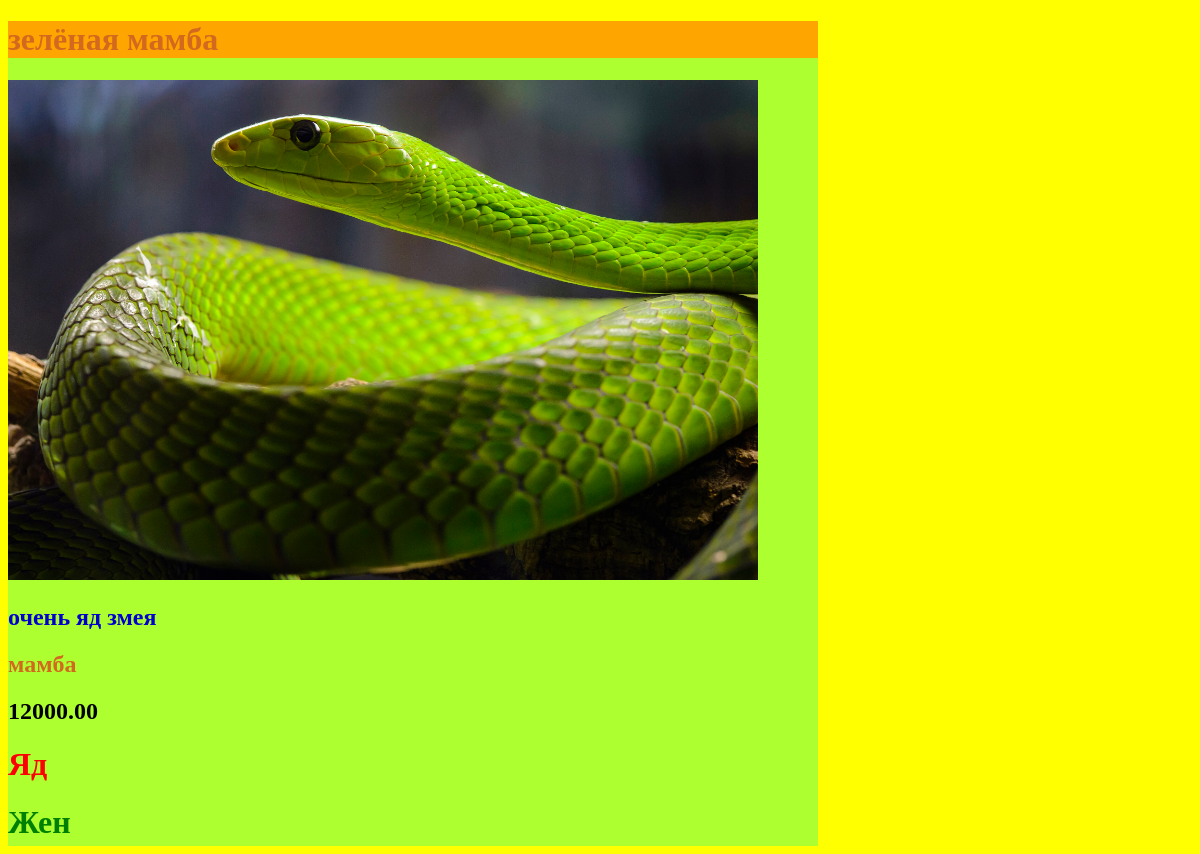
The app's page /one/2/ with its own data.
### catalog/models.py (models this page shows, shortened)
class Snake(models.Model):
    name = models.CharField(max_length=30, verbose_name='Название')
    species = models.CharField(max_length=30, verbose_name='Вид')
    cost = models.DecimalField(max_digits=7, decimal_places=2, default=0)
    description = models.TextField(verbose_name='Описание')
    image = models.ImageField(upload_to='media/', verbose_name='Фото')
    birthdate = models.DateTimeField(verbose_name='Возраст')
    poison = models.CharField(choices=poison, verbose_name='Ядовитость')
    gender = models.CharField(choices=genders, verbose_name='Пол')
    created = models.DateTimeField(auto_now_add=True, verbose_name='Создано')
    updated = models.DateTimeField(auto_now=True, verbose_name='Обновлено')
    class Meta:
        ordering = ['-created']

### catalog/views.py (the view)
# urls.py: path('one/<int:id>/', views.return_one_snake, name='return_one_snake'),
def return_one_snake(request, id):
    snake = Snake.objects.get(id=id)
    return render(request, 'one.html', {'snake': snake})

### catalog/templates/one.html
{% extends 'base.html' %}
{% block content %}
<div class="background">
    <div class="background_cart_one">
    <h1 class="name">{{snake.name}}</h1>
    <img class="photo_one" src="{{snake.image.url}}">
    <h2 class="description">{{snake.description}}</h2>
    <h2 class="species">{{snake.species}}</h2>
    <h2 class="cost">{{snake.cost}}</h2>
    <h1 class="poison">{{snake.poison}}</h1>
    <h1 class="gender">{{snake.gender}}</h1>
    </div>
</div>
{% endblock %}

### static/css/style.css (style rules this page uses)
.background { background-color:Yellow; }
.background_cart_one { background-color:GreenYellow; color:Chocolate; width:810px; height:825px; }
.name { background-color:Orange; }
.photo_one { width:750px; height:500px; }
.species { color:Chocolate; }
.cost { color:Black; }
.poison { color:Red; }
.gender { color:Green; }
body { background-color:Yellow; }
.description { color: rgb(0, 0, 205); }

### records on screen
Snake: name "зелёная мамба", image (picture), description "очень яд змея", species "мамба", cost "12000.00", poison "Яд", gender "Жен"
